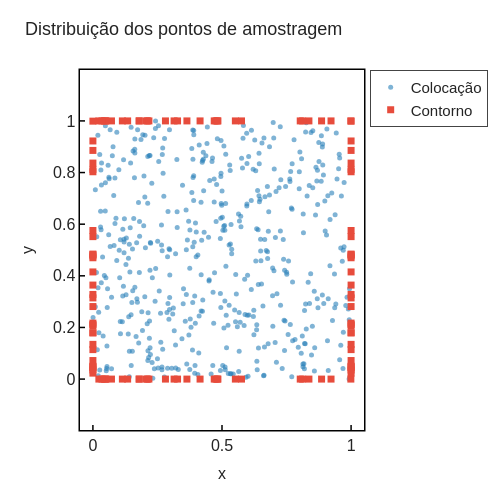

Write notebook code for a chart like this one.
### Markdown cell above
Agora, vamos dar uma olhada em como ficou a distribuição dos pontos amostrados.

### Code cell
plot_points(X_COLLOC, X_BC)

### Figure 1 — Plotly figure (JSON) as saved in the notebook; plotly's stock layout.template omitted (floating-point values rounded to 4 significant figures; data arrays with more than 128 entries replaced by an {"elided": "..."} marker saying what was removed)
{"data": [{"marker": {"color": "#2980B9", "opacity": 0.6, "size": 5}, "mode": "markers", "name": "Colocação", "type": "scatter", "x": {"elided": "500 float values"}, "y": {"elided": "500 float values"}}, {"marker": {"color": "#E74C3C", "size": 7, "symbol": "square"}, "mode": "markers", "name": "Contorno", "type": "scatter", "x": [0.3641, 0.415, 0.9991, 0.02307, 0.04575, 0.04976, 0.8366, 0.3144, 0.4699, 0.1142, 0.5756, 0.2114, 0.281, 0.04605, 0.477, 0.3278, 0.8857, 0.03512, 0.8122, 0.9223, 0.482, 0.5518, 0.1796, 0.8031, 0.1345, 0.207, 0.07189, 0.179, 0.2169, 0.4842, 0.3641, 0.415, 0.9991, 0.02307, 0.04575, 0.04976, 0.8366, 0.3144, 0.4699, 0.1142, 0.5756, 0.2114, 0.281, 0.04605, 0.477, 0.3278, 0.8857, 0.03512, 0.8122, 0.9223, 0.482, 0.5518, 0.1796, 0.8031, 0.1345, 0.207, 0.07189, 0.179, 0.2169, 0.4842, 0.0, 0.0, 0.0, 0.0, 0.0, 0.0, 0.0, 0.0, 0.0, 0.0, 0.0, 0.0, 0.0, 0.0, 0.0, 0.0, 0.0, 0.0, 0.0, 0.0, 0.0, 0.0, 0.0, 0.0, 0.0, 0.0, 0.0, 0.0, 0.0, 0.0, 1.0, 1.0, 1.0, 1.0, 1.0, 1.0, 1.0, 1.0, 1.0, 1.0, 1.0, 1.0, 1.0, 1.0, 1.0, 1.0, 1.0, 1.0, 1.0, 1.0, 1.0, 1.0, 1.0, 1.0, 1.0, 1.0, 1.0, 1.0, 1.0, 1.0], "y": [0.0, 0.0, 0.0, 0.0, 0.0, 0.0, 0.0, 0.0, 0.0, 0.0, 0.0, 0.0, 0.0, 0.0, 0.0, 0.0, 0.0, 0.0, 0.0, 0.0, 0.0, 0.0, 0.0, 0.0, 0.0, 0.0, 0.0, 0.0, 0.0, 0.0, 1.0, 1.0, 1.0, 1.0, 1.0, 1.0, 1.0, 1.0, 1.0, 1.0, 1.0, 1.0, 1.0, 1.0, 1.0, 1.0, 1.0, 1.0, 1.0, 1.0, 1.0, 1.0, 1.0, 1.0, 1.0, 1.0, 1.0, 1.0, 1.0, 1.0, 0.3641, 0.415, 0.9991, 0.02307, 0.04575, 0.04976, 0.8366, 0.3144, 0.4699, 0.1142, 0.5756, 0.2114, 0.281, 0.04605, 0.477, 0.3278, 0.8857, 0.03512, 0.8122, 0.9223, 0.482, 0.5518, 0.1796, 0.8031, 0.1345, 0.207, 0.07189, 0.179, 0.2169, 0.4842, 0.3641, 0.415, 0.9991, 0.02307, 0.04575, 0.04976, 0.8366, 0.3144, 0.4699, 0.1142, 0.5756, 0.2114, 0.281, 0.04605, 0.477, 0.3278, 0.8857, 0.03512, 0.8122, 0.9223, 0.482, 0.5518, 0.1796, 0.8031, 0.1345, 0.207, 0.07189, 0.179, 0.2169, 0.4842]}], "layout": {"font": {"family": "Arial", "size": 16}, "height": 500, "legend": {"borderwidth": 1, "font": {"size": 15}, "orientation": "v", "x": 1.02, "xanchor": "left", "y": 1, "yanchor": "top"}, "margin": {"b": 70, "l": 80, "r": 60, "t": 70}, "title": {"font": {"size": 18}, "text": "Distribuição dos pontos de amostragem"}, "width": 500, "xaxis": {"linecolor": "black", "linewidth": 1.5, "mirror": true, "range": [-0.05, 1.05], "showline": true, "tickcolor": "black", "ticklen": 5, "ticks": "inside", "tickwidth": 1.5, "title": {"font": {"size": 16}, "text": "x"}}, "yaxis": {"linecolor": "black", "linewidth": 1.5, "mirror": true, "range": [-0.05, 1.05], "scaleanchor": "x", "scaleratio": 1, "showline": true, "tickcolor": "black", "ticklen": 5, "ticks": "inside", "tickwidth": 1.5, "title": {"font": {"size": 16}, "text": "y"}}}}
